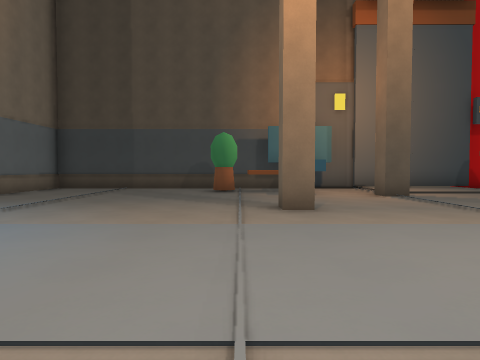
[1] (above)

16 first-person views from a walk through a level from a Godot 3-D game. The camera is 1.3 m above the floor, tilts 2° down and sees 75° across. The floor is counted in squares, 2 m on a side. Each view is taken from the middle of a square. On the plan, view 1 faces up. The plan holds only what a view shows up to about 10 squares ahead; the rest is blank. Surface patterns are stand-ins for the level's own textures.

[2]
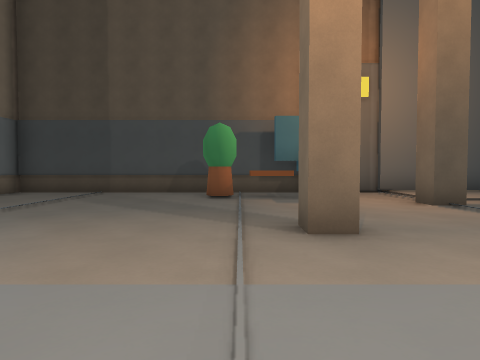

[3]
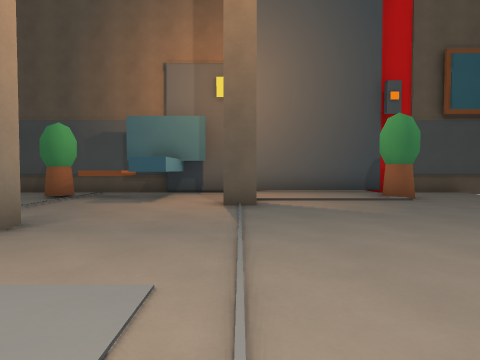

[4]
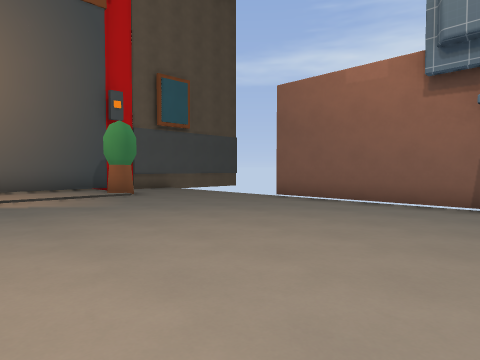

[5]
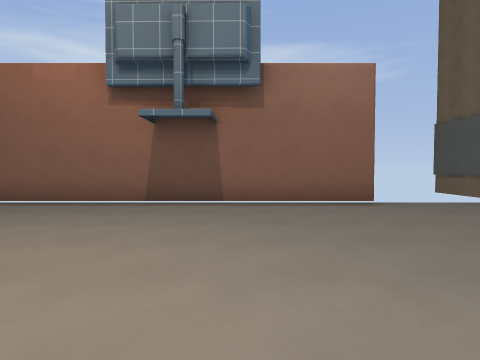

[6]
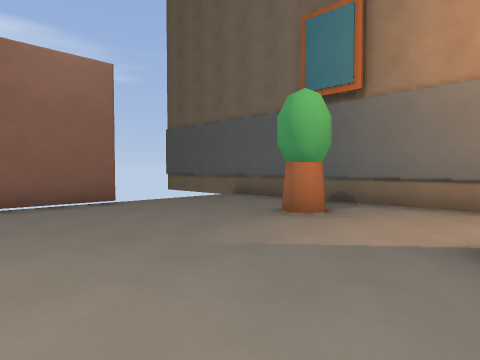

[7]
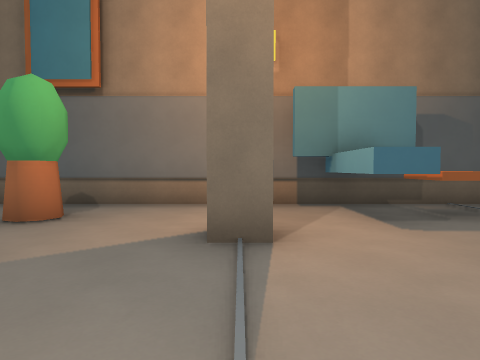

[8]
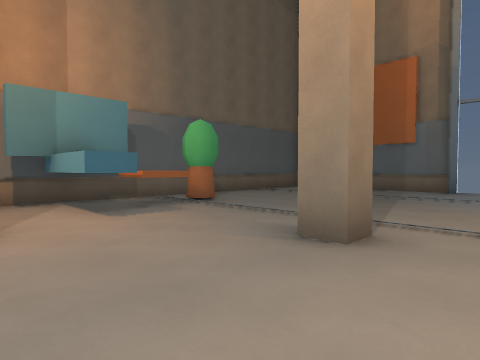

[9]
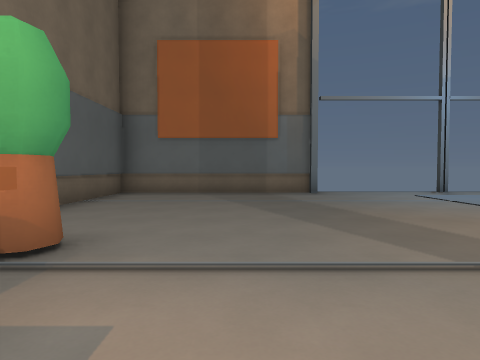

[10]
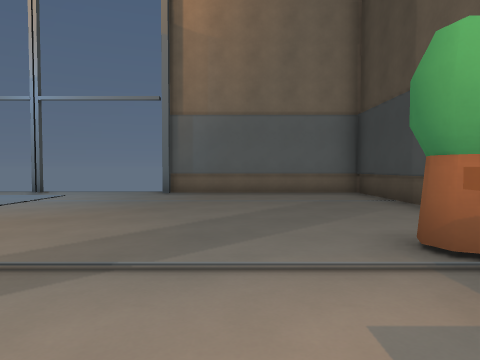

[11]
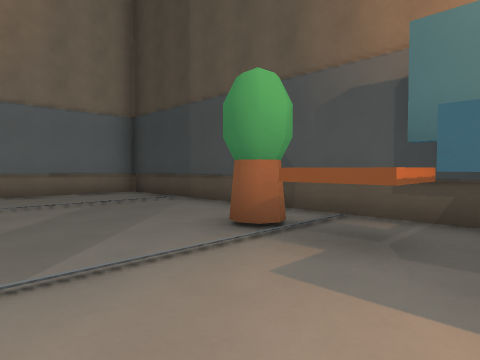

[12]
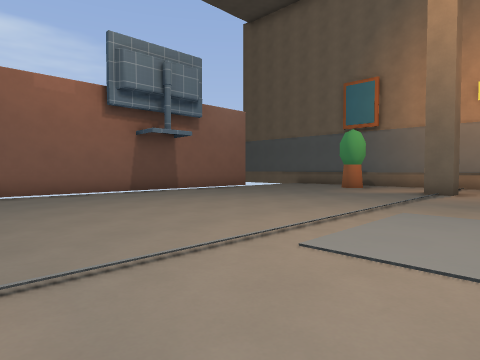

[13]
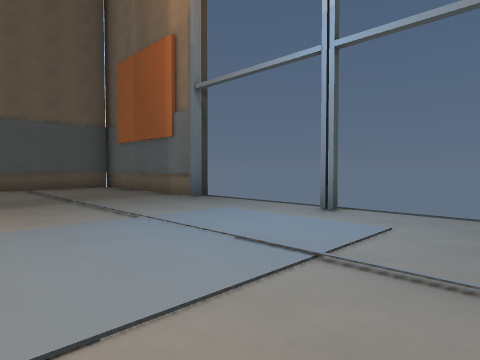

[14]
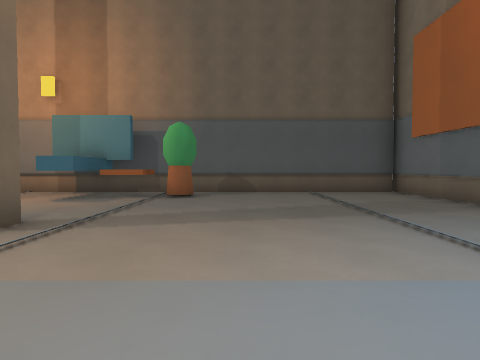

[15]
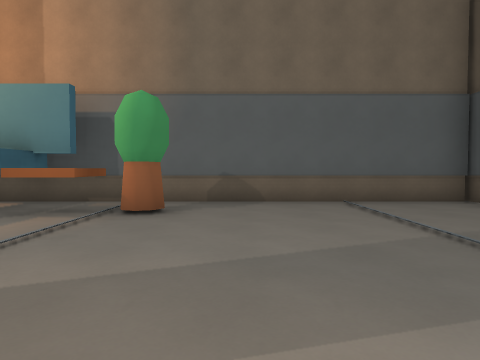

[16]
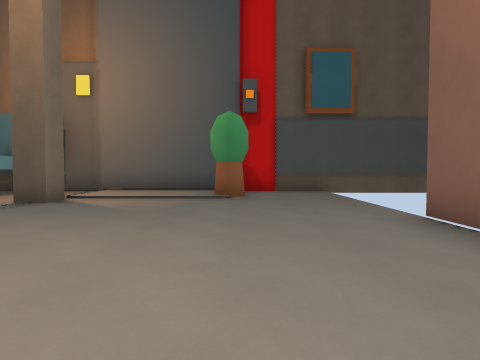

### Floor plan
Points are (right, up) in squares from view 1. A wall is a line through its corners. A room is listed if a view was taken in it or the views show most of it. See-through windows are left out.
Room 1 (views 1, 2, 3, 4, 5, 6, 7, 8, 9, 10, 11, 12, 13, 14, 15, 16)
walls: (0.6, -0.3) (1.3, -0.3) (1.3, -0.9); (1.4, 5.3) (0.7, 5.3) (0.7, 5.9); (3.7, -3.6) (3.7, -2.9) (4.4, -2.9); (4.3, 8.6) (4.3, 7.9) (3.7, 7.9) (3.7, 8.6); (1.6, -5.9) (1.6, -3.7) (2.4, -3.7) (2.4, -5.9); (2.4, 10.9) (2.4, 8.8) (1.5, 8.8); (-6.6, -1) (-6.6, -6.5); (4.1, 11.2) (-6.5, 11.2); (10.4, -2.8) (10.4, 6.1); (8.1, 10.9) (4, 10.9); (-6.6, -6.2) (11.5, -6.2); (-6.6, 11.5) (-6.6, 6); (11.5, 11.2) (8, 11.2)
objects: pot (-1, -5); pot (0, 10); other object (1, -5); other object (1, 10); pot (7, -4); pot (8, 9)

Where each view was taken, in squares from view 1:
view 1: 0 up, 0 right, facing up
view 2: 2 up, 0 right, facing up
view 3: 2 up, 4 right, facing up
view 4: 1 up, 4 right, facing up-right
view 5: 0 up, 4 right, facing right
view 6: 0 up, 4 right, facing down-right
view 7: 0 up, 4 right, facing down
view 8: 1 up, 4 right, facing down-left
view 9: 3 down, 2 right, facing left
view 10: 8 up, 2 right, facing left
view 11: 7 up, 2 right, facing up-left
view 12: 6 up, 2 right, facing down-right
view 13: 5 up, 2 left, facing down-left
view 14: 3 up, 2 left, facing down
view 15: 0 up, 2 left, facing down
view 16: 2 up, 8 right, facing up
